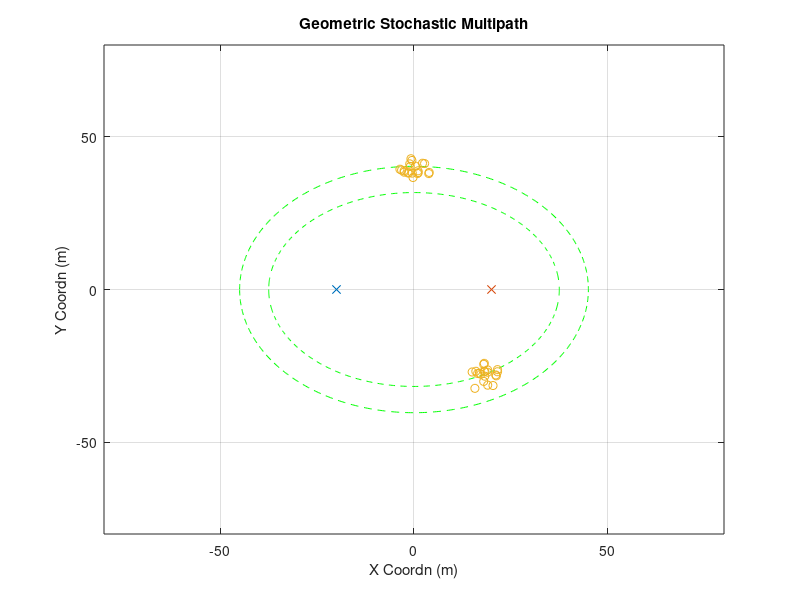

MATLAB code to generate this figure: (Note: this script raises an error after producing the figure.)
% 10/08/2017
% Tracking receiver angle in UE mobility using 
% 1) neighbor angle refinement search
% 2) derivative based narrow band channel tracking
% Channel has multiple (2) multipath clusters

clear;clc;close all
% rng(2)
%% other parameter
plot_ellipse = 1;
noise_pow = 1;

%% Goemetry Parameters
Nt = 16;
Nr = 16;
D_bs2ue = 40;
loc0_ue = [-D_bs2ue/2,0];
loc0_bs = [D_bs2ue/2,0];
speed_c = 3e8;
fc = 28e9;
%% Large Scale Parameter (Multiple Clusters)
cluster_delay = [300e-9,250e-9];
cluster_num = 2;
L = cluster_num;
ray_num = 20;

%% Cluster Generation (Strongest Two?)
for cluster_index = 1:cluster_num
    delay = cluster_delay(cluster_index);
    ellipse_len = delay*speed_c;
    a = ellipse_len/2;
    c = D_bs2ue/2;
    b = sqrt(a^2-c^2);
    
%     AOA = rand*pi-pi/2;
    if cluster_index==1
        AOA = pi/2;
    else
        AOA = -pi/3;
    end
    loc_cluster_cnt = [a*cos(AOA),b*sin(AOA)];
    loc_cluster = repmat(loc_cluster_cnt,ray_num,1)+[randn(ray_num,1)*2,randn(ray_num,1)*2];
    loc_cluster_total((cluster_index-1)*ray_num+1:cluster_index*ray_num,:) =  loc_cluster;
    
    for ray_index = 1:ray_num
        raydelay(cluster_index,ray_index) = (norm(loc_cluster(ray_index,:)-loc0_bs)...
                    +norm(loc_cluster(ray_index,:)-loc0_ue))/speed_c;
        temp = loc_cluster(ray_index,:) - loc0_ue;
        rayAOA(cluster_index,ray_index) = angle(temp(1)+1j*temp(2));
        temp = loc_cluster(ray_index,:) - loc0_bs;
        rayAOD(cluster_index,ray_index) = angle(-temp(1)-1j*temp(2));
    end
    raygain = exp(1j*rand(cluster_num, ray_num)*2*pi);
%     raygain(2,:) = zeros(1,ray_num);
    
    fprintf('Cluster %d:\n',cluster_index);
    fprintf('DS Mean:    %4.2f ns\n', mean(raydelay(cluster_index,:)*1e9));
    fprintf('DS Std Dev: %4.2f ns\n', sqrt(var(raydelay(cluster_index,:)*1e9)));
    fprintf('AOAS Mean:    %4.2f degree\n', mean(rayAOA(cluster_index,:)/pi*180));
    fprintf('AOAS Std Dev: %4.2f degree\n', sqrt(var(rayAOA(cluster_index,:)/pi*180)));
    fprintf('AODS Mean:    %4.2f degree\n', mean(rayAOD(cluster_index,:)/pi*180));
    fprintf('AODS Std Dev: %4.2f degree\n', sqrt(var(rayAOD(cluster_index,:)/pi*180)));
    
    % plot ellipse
    if plot_ellipse
        t = -pi:0.01:pi;
        x = a*cos(t);
        y = b*sin(t);
        figure(99)
        plot(x,y,'g--');hold on
    end
end

% plot of scattering ellipse
if plot_ellipse
    figure(99)
    plot(loc0_ue(1),loc0_ue(2),'x');hold on
    plot(loc0_bs(1),loc0_bs(2),'x');hold on
    plot(loc_cluster_total(:,1),loc_cluster_total(:,2),'o');hold on
    title('Geometric Stochastic Multipath')
    axis([-80,80,-80,80])
    xlabel('X Coordn (m)')
    ylabel('Y Coordn (m)')
    grid on
end
%% Narrow Band Compressive Tracking Beacon (D.Ramasamy et el)
% each element is from \pm 1 \pm 1j
M_beacon = 30; % number of beacons
beacon = ((randi(2,Nr,M_beacon)*2-3) + 1j*(randi(2,Nr,M_beacon)*2-3))...
        /sqrt(Nr*2);
%% Frequency Domain MIMO Channel & Frequency Domain Equivalent Beamspace Channel
Nfft = 512;
H_freq0 = get_H_freq2( raygain,...
                       raydelay,...
                       rayAOA,...
                       rayAOD,...
                       cluster_num,...
                       ray_num,...
                       Nt, Nr);
norm_factor = sqrt(mean(mean(mean(abs(H_freq0).^2))));
% norm_factor = 1;
H_freq0 = H_freq0 / norm_factor ;

%%
phi1 = mean(rayAOA(1,:),2);
% phi_round1 = round(mean(rayAOA(1,:),2)/pi*2^6)/2^6*pi;
phi_round1 = phi1;
arx1 = exp(1j*(0:Nr-1)'*pi*sin(phi_round1))/sqrt(Nr);

phi_round1_leftasst = (round(mean(rayAOA(1,:),2)/pi*2^6)-0.25)/2^6*pi;
arx1_leftasst = exp(1j*(0:Nr-1)'*pi*sin(phi_round1_leftasst))/sqrt(Nr);
phi_round1_rightasst = (round(mean(rayAOA(1,:),2)/pi*2^6)+0.25)/2^6*pi;
arx1_rightasst = exp(1j*(0:Nr-1)'*pi*sin(phi_round1_rightasst))/sqrt(Nr);

theta1 = mean(rayAOD(1,:),2);
atx1 = exp(1j*(0:Nt-1)'*pi*sin(theta1))/sqrt(Nt);

phi2 = mean(rayAOA(2,:),2);
phi_round2 = round(mean(rayAOA(2,:),2)/pi*2^6)/2^6*pi;
phi_round2 = phi2;
arx2 = exp(1j*(0:Nr-1)'*pi*sin(phi_round2))/sqrt(Nr);
theta2 = mean(rayAOD(2,:),2);
atx2 = exp(1j*(0:Nt-1)'*pi*sin(theta2))/sqrt(Nt);
theta_est = [theta1;theta2];
%% quick look at post-beamforming wideband channel 
if noise_pow == 10
    NMSE = -10;
elseif noise_pow == 1
    NMSE = -20;
elseif noise_pow == 0.1
    NMSE = -30;
end

H_error_scaler = sqrt(10^(NMSE/10));
for kk=1:Nfft
    H_error = (randn(Nr,Nt)+1j*randn(Nr,Nt))/sqrt(2)*H_error_scaler;
    H_BB1(kk,1) = arx1'*(squeeze(H_freq0(:,:,kk))+H_error)*atx1;
    H_BB2(kk,1) = arx2'*(squeeze(H_freq0(:,:,kk))+H_error)*atx2;
end
% figure
% plot(10*log10(abs(H_BB1(:,1))))
% grid on
% xlabel('Subcarrier Index')
% ylabel('Channel Gain (dB)')
%% Beam Sweep Based Training
angle_tx_range = linspace(-pi/2,pi/2,Nt*2);
angle_rx_range = linspace(-pi/2,pi/2,Nr*2);

rx_RSS_bin = zeros(Nfft,1);
tx_index_exclusion = [];
rx_index_exclusion = [];
for ll = 1:L
    rx_RSS = ones(length(angle_rx_range),length(angle_tx_range))*(-100);
    for beam_tx_index = 1:length(angle_tx_range)
        if sum(beam_tx_index == tx_index_exclusion)==0
        theta = angle_tx_range(beam_tx_index);
        atx = exp(1j*(0:Nt-1)'*pi*sin(theta))/sqrt(Nt);
        for beam_rx_index = 1:length(angle_rx_range)
            if sum(beam_rx_index == rx_index_exclusion)==0
            phi = angle_rx_range(beam_rx_index);
            arx = exp(1j*(0:Nr-1)'*pi*sin(phi))/sqrt(Nr);
            for kk=1:Nfft
                rx_RSS_bin(kk) = arx'*(squeeze(H_freq0(:,:,kk))) * atx;
            end
            rx_RSS(beam_rx_index,beam_tx_index) = 10*log10(sum(abs(rx_RSS_bin).^2));
            end
        end
        end
    end
    [~,tx_max_index(ll)] = max(max(rx_RSS));
    [~,rx_max_index(ll)] = max(max(transpose(rx_RSS)));
    tx_index_exclusion = tx_max_index(ll)-5:tx_max_index(ll)+5;
    rx_index_exclusion = rx_max_index(ll)-5:rx_max_index(ll)+5;
end

tx_angle = angle_tx_range(tx_max_index)/pi*180;
rx_angle = angle_rx_range(rx_max_index)/pi*180;
%
figure
surf(angle_tx_range/pi*180,angle_rx_range/pi*180,rx_RSS)
xlabel('AOD [deg]')
ylabel('AOA [deg]')

% surf(1:64,1:32,rx_RSS)

%% Channel change in BB1 and BB2
rho = 1;
speed_rotate = -100/180*pi;
t_range = (4:4:200)*1e-3;
for tt = 1:length(t_range)
    t_now = t_range(tt);
    dt = t_range(2)-t_range(1);
    
    % setup speed
    if t_now<500e-3
        speed_v = [10, 0];
    else
        speed_v = [10, 0];
    end
    
    if tt==1
        loc_ue = loc0_ue + speed_v * dt;
    else
        loc_ue = loc_ue + speed_v * dt;
    end
     
%     clc
%     fprintf('Time Evolution %2.4f s\n',t_range(tt));
    [raydelay, rayAOA, rayAOD ] = get_multipath_v2(loc0_bs, loc_ue, loc_cluster_total,...
                                            cluster_num, ray_num );
    rayAOA = rayAOA + speed_rotate * (tt-1) * dt;
    raygain = raygain.*exp(1j*rand(cluster_num,ray_num)*2*pi*sqrt(1-rho^2));
%     H_freq = get_H_freq2(raygain, raydelay, rayAOA, rayAOD, cluster_num, ray_num, Nt, Nr);
%     H_freq = H_freq / norm_factor ;

    raygain_true_BB1(tt,:)  = raygain(1,:);
    raygain_true_BB2(tt,:)  = raygain(2,:);
    
    raydelay_true_BB1(tt,:)  = raydelay(1,:);
    raydelay_true_BB2(tt,:)  = raydelay(2,:);
    
    rayAOA_true_BB1(tt,:)  = rayAOA(1,:);
    rayAOA_true_BB2(tt,:)  = rayAOA(2,:);
end

%% Parameter tracking using beam refinement
% stepsize = 1e-7;
% 
% raydelay_est_BB1 = zeros(length(t_range),ray_num);
% rayAOA_est_BB1 = zeros(length(t_range),ray_num);
% raygain_est_BB1 = zeros(length(t_range),ray_num);

% raydelay_est_BB2 = zeros(length(t_range),ray_num);
% rayAOA_est_BB2 = zeros(length(t_range),ray_num);
% raygain_est_BB2 = zeros(length(t_range),ray_num);

rx_opt_index = zeros(length(t_range)+1,L);
for ll = 1:L
    rx_opt_index(1,ll) = rx_max_index(ll);
end

% theta_opt = angle_tx_range(tx_max_index);
% atx_opt = exp(1j*(0:Nt-1)'*pi*sin(theta_opt))/sqrt(Nt);


for tt = 1:length(t_range)
    
    raygain(1,:) = raygain_true_BB1(tt,:);
    raydelay(1,:) = raydelay_true_BB1(tt,:);
    rayAOA(1,:) = rayAOA_true_BB1(tt,:);
    
    raygain(2,:) = raygain_true_BB2(tt,:);
    raydelay(2,:) = raydelay_true_BB2(tt,:);
    rayAOA(2,:) = rayAOA_true_BB2(tt,:);
    
    H_freq_raw = get_H_freq2(raygain, raydelay, rayAOA, rayAOD, cluster_num, ray_num, Nt, Nr);
    H_freq = H_freq_raw / norm_factor;
%     MIMO_noise = (randn(Nr,Nt,Nfft)+1j*randn(Nr,Nt,Nfft))*sqrt(noise_pow/2);
%     H_freq_noisy = H_freq + MIMO_noise;
    
    %% Neighbor Angle Refinement
    refine_index_range = [0,1,-1,2,-2];
    refine_num = length(refine_index_range);
    for ll = 1:L
        theta_opt = angle_tx_range(tx_max_index(ll));
        atx_opt = exp(1j*(0:Nt-1)'*pi*sin(theta_opt))/sqrt(Nt);
        for refine_index=1:refine_num
            rx_refine_index = rx_opt_index(tt,ll) + refine_index_range(refine_index);
            phi_refine = angle_rx_range(rx_refine_index);
            arx_refine = exp(1j*(0:Nr-1)'*pi*sin(phi_refine))/sqrt(Nr);
            for kk=1:Nfft
                rx_RSS_refine_bin(kk) = arx_refine'*(squeeze(H_freq(:,:,kk)))*atx_opt;
            end
            rx_refine_RSS(refine_index) = 10*log10(sum(abs(rx_RSS_refine_bin).^2));
        end
        [~,opt_index] = max(rx_refine_RSS);
        rx_opt_index(tt+1,ll) = rx_opt_index(tt,ll) + refine_index_range(opt_index);
    end
    
    %% NB tracking by updating angle & gain of each cluster
    %---------------------------------------------
    % Alpha estimation using previous Phi
    %---------------------------------------------
    theta_opt = theta1;
    atx_opt = exp(1j*(0:Nt-1)'*pi*sin(theta_opt))/sqrt(Nt);
    if tt==1
        phi_hat = [phi1;phi2];
    else
        phi_hat = phi_new;
    end
    
    kk = 1;
    rx_measure = zeros(M_beacon,1);
    Hk = squeeze(H_freq(:,:,kk));
    for m_beacon = 1:M_beacon
        rx_measure(m_beacon) = beacon(:,m_beacon)' * Hk * atx_opt;
    end
    arx_hat = zeros(Nr,L);
    for ll=1:L
        arx_hat(:,ll) = exp(1j*(0:Nr-1)'*pi*sin(phi_hat(ll)))/sqrt(Nr);
    end
    H_cal = beacon' * arx_hat;
    if tt==1
    alpha_est = pinv(H_cal) * rx_measure;
    end
    
    % quick watch received beacon
%     figure;
%     plot(abs(H_cal * alpha_est));hold on
%     plot(abs(rx_measure))
    
    %---------------------------------------------
    % Phi estimation using previous Alpha
    %---------------------------------------------
    dPhi = zeros(Nr,L);
    for ll=1:L
        for nn=1:Nr
            dPhi(nn,ll) = exp(1j*pi*(nn-1)*sin(phi_hat(ll)))/sqrt(Nr)...
                *(1j*pi*(nn-1)*cos(phi_hat(ll)));
        end
        D_cal(:,ll) = (beacon' * dPhi(:,ll)) * alpha_est(ll);
    end
    
    yr = rx_measure - H_cal * alpha_est;
    Q_cal = [real(D_cal);imag(D_cal)];
    tr = [real(yr);imag(yr)];
    
    dphi = pinv(Q_cal) * tr;
    phi_new = phi_hat + dphi;
    phi_array(:,tt) = phi_new;
    
    %% Evaluation of capacity of Neighbor Angle Refinement
    atx_opt = zeros(Nt,L);
    arx_opt = zeros(Nr,L);
    for ll=1:L
        theta_opt = angle_tx_range(tx_max_index(ll));
        atx_opt(:,ll) = exp(1j*(0:Nt-1)'*pi*sin(theta_opt))/sqrt(Nt);
        phi_opt = angle_rx_range(rx_opt_index(tt+1,ll));
        arx_opt(:,ll) = exp(1j*(0:Nr-1)'*pi*sin(phi_opt))/sqrt(Nr);
    end
    
    for kk=1:Nfft
        H_k = squeeze(H_freq(:,:,kk));
        gain = arx_opt' * H_k * atx_opt;
        SINR_refine(1, kk) = abs(gain(1,1))^(2) / ((abs(gain(1,2)).^2) + noise_pow);
        SINR_refine(2, kk) = abs(gain(2,2))^(2) / ((abs(gain(2,1)).^2) + noise_pow);    
    end
    capacity_refine(tt) = mean(sum(log2(1+SINR_refine))); % bps/Hz
    
    %% Evaluation of capacity of NB Tracking
    chan_hat_NB = zeros(Nr,Nt);
    for ll = 1:L
        arx_hat(:,ll) = exp(1j*(0:Nr-1)'*pi*sin(phi_hat(ll)))/sqrt(Nr);
        atx_hat(:,ll) = exp(1j*(0:Nt-1)'*pi*sin(theta_est(ll)))/sqrt(Nt);
        chan_hat_NB = chan_hat_NB + alpha_est(ll) * arx_hat(:,ll) * atx_hat(:,ll)';
    end
    [U,S,V] = svd(chan_hat_NB);
    
    for kk=1:Nfft
        H_k = squeeze(H_freq(:,:,kk));
        gain_NBtrack = U(:,1:2)' * H_k * V(:,1:2);
        SINR_NBtrack(1, kk) = abs(gain_NBtrack(1,1))^(2) / ((abs(gain_NBtrack(1,2)).^2) + noise_pow);
        SINR_NBtrack(2, kk) = abs(gain_NBtrack(2,2))^(2) / ((abs(gain_NBtrack(2,1)).^2) + noise_pow);    
    end
    capacity_NBtrack(tt) = mean(sum(log2(1+SINR_NBtrack))); % bps/Hz

    %% Benchmark with perfect CSI
    for kk=1:Nfft
        L = cluster_num;
        [U,S,V] = svd(H_freq(:,:,kk));
        [diag_S, temp_idx] = sort(diag(S), 'descend');
        S_sorted  = diag(diag_S);
        U_sorted = U(:,temp_idx);
        V_sorted = V(:,temp_idx); 
        U_est{kk} = U_sorted(:,1:L);
        V_est{kk} = V_sorted(:,1:L);
        
        % true chan
        H_k = squeeze(H_freq(:,:,kk));
        gain = U_est{kk}' * H_k *V_est{kk};
        
        if L==2
            % Capcity computing with L = 2 multiplexed streams
            SINR_trueCSI(1, kk) = abs(gain(1,1))^(2) / ((abs(gain(1,2)).^2) + noise_pow);
            SINR_trueCSI(2, kk) = abs(gain(2,2))^(2) / ((abs(gain(2,1)).^2) + noise_pow);
        elseif L==1
            % Capcity computing with L = 2 multiplexed streams
            SINR_trueCSI(1, kk) = abs(gain(1,1))^(2) / (noise_pow);
        end
    end
    if L==2
        capacity_trueCSI(tt) = mean(sum(log2(1+SINR_trueCSI))); % bps/Hz
    elseif L==1
        capacity_trueCSI(tt) = mean(log2(1+SINR_trueCSI)); % bps/Hz
    end

end


%% angle tracking performance
figure
plot(angle_rx_range(rx_opt_index(:,1))/pi*180,'linewidth',2);hold on
plot(phi_array(1,:)/pi*180,'linewidth',2);hold on
plot(mean(rayAOA_true_BB1,2)/pi*180,'linewidth',2);hold on
plot(angle_rx_range(rx_opt_index(:,2))/pi*180,'linewidth',2);hold on
plot(phi_array(2,:)/pi*180,'linewidth',2);hold on
plot(mean(rayAOA_true_BB2,2)/pi*180,'linewidth',2);hold on
title('AOA')
legend('refine1','NB1','True AOA1','refine2','NB2','True AOA2')
grid on

%%  capacity plotting
figure;
plot(t_range, capacity_refine,'linewidth',2);hold on
plot(t_range, capacity_NBtrack,'linewidth',2);hold on
plot(t_range, capacity_trueCSI,'linewidth',2);hold on
legend('Neighbor Angle Refinement','NB Tracking','Perfect CSI')
grid on
        